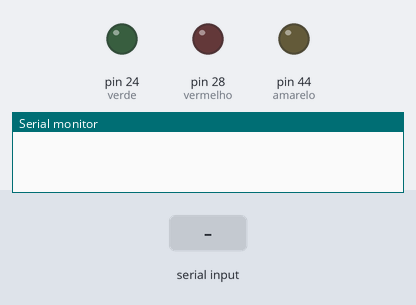
Bench run of a sketch on a simulated Arduino Mega 2560, built with avr-gcc and run on an emulated ATmega2560. Shown: output pins drawn as LEDs (lit = HIGH), the last lines printed to the serial monitor. The test bench sets the inputs (shaded band).

Above: at 1.2 s.
1.3 s: "d" received over Serial
At 1.6 s:
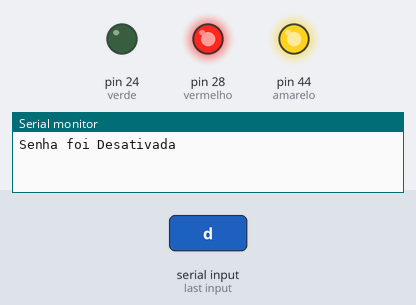
2.8 s: "a" received over Serial
At 5.8 s:
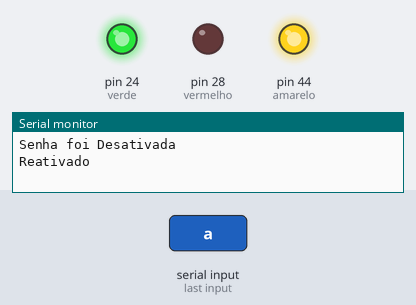
Timing chart, 0 to 7.3 s (numbered marks = the images above; inputs shaded):
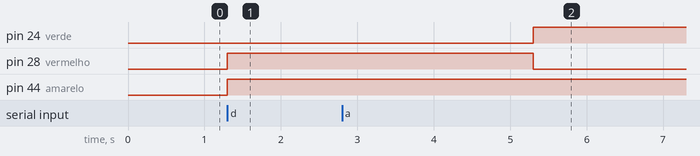

Measured:
- after the input at 1.3 s, pin 28 (vermelho), pin 44 (amarelo): LOW → HIGH at once
- after the input at 2.8 s, pin 24 (verde): LOW → HIGH after 2.5 s; pin 28 (vermelho): HIGH → LOW after 2.5 s

The sketch:

teste_serial.ino
```cpp
int usado = 0;
int verde     = 24;
int amarelo   = 44;
int vermelho  = 28;

char tecla;
char buff[4];
String string, stringt = "", stringh = "";
String feed="toma";
void setup() {
  Serial.begin(9600);
  pinMode(verde,OUTPUT);
   pinMode(amarelo, OUTPUT);
  pinMode(vermelho, OUTPUT);
}
void loop() {
if(Serial.available())
{
    tecla = Serial.read();
    if (tecla == 'a')
    {
      if(usado==1 || usado ==2)
      {
        digitalWrite(vermelho, LOW);
        digitalWrite(amarelo, HIGH);
        digitalWrite(verde, HIGH);
        feed="Reativado";
        Serial.println(feed);
        delay(4000);
        tecla = 'p';
        usado = 0;
      }
      else
      {
        feed="Já ta ativadao";
        Serial.println(feed);
      }
      loop();
    }
    if(tecla=='b')
    {
      tecla=='p';
    }
    if(tecla=='c')
    {
      tecla='p';
    }
    if (tecla == 'd')
    {
      if(usado!=2)
      {
        digitalWrite(vermelho, HIGH);
        digitalWrite(amarelo, HIGH);
        digitalWrite(verde, LOW);
        feed="Senha foi Desativada";
        Serial.println(feed);
        delay(4000);
        usado = 2;
        tecla = 'p';
      }
      else
      {
        feed="Ja ta desativado o bang";
        Serial.print(feed);
      }
      loop();
    }
  }
}
```
